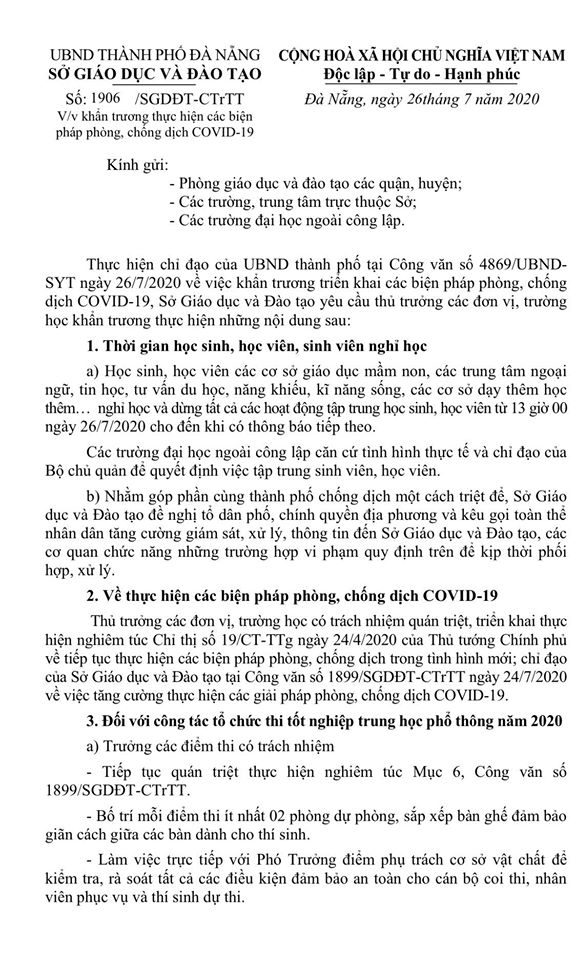
#> input picture data-test/4_1.jpg, 576 x 960 px
$ python -i image_ops.py   (imports and definitions only)
#> lines starting #> are read from the running program, lines starting #| are printed output that depends on the picture; after the words box and inside, x2 and y2 are one past the last pixel; in counts of white or black regions, pixels touching at a corner belong together
#> further down, picture is the input picture: PIL image 576x960 RGB; min 0, max 255, mean 232.3
from __future__ import annotations

import io
import math
from typing import Tuple

import cv2
import numpy as np
from PIL import Image


def _resize_long_edge(img: np.ndarray, max_dim: int) -> np.ndarray:
    """
    Resize image keeping aspect ratio, only if larger than max_dim.
    """
#> called with max_dim = 2000
    h, w = img.shape[:2]
#> h = 960; w = 576
    scale = min(1.0, float(max_dim) / max(h, w))
#> scale = 1
    if scale < 1.0:
        new_size = (int(w * scale), int(h * scale))
        img = cv2.resize(img, new_size, interpolation=cv2.INTER_AREA)
    return img


def _rotate_image_with_padding(img: np.ndarray, angle: float) -> np.ndarray:
    """
    Rotate image without cropping. Calculates canvas size to fit rotated image.
    """
    if abs(angle) < 0.1:  # Skip if angle too small
        return img

    h, w = img.shape[:2]
    # Convert angle to radians
    angle_rad = math.radians(angle)

    # Calculate new canvas size to fit rotated image
    cos_a = abs(math.cos(angle_rad))
    sin_a = abs(math.sin(angle_rad))
    new_w = int(h * sin_a + w * cos_a)
    new_h = int(h * cos_a + w * sin_a)

    # Center of original and new image
    center_x, center_y = w / 2, h / 2
    new_center_x, new_center_y = new_w / 2, new_h / 2

    # Create rotation matrix
    rot_mat = cv2.getRotationMatrix2D((center_x, center_y), angle, 1.0)
    # Adjust translation to center in new canvas
    rot_mat[0, 2] += new_center_x - center_x
    rot_mat[1, 2] += new_center_y - center_y

    # Rotate with padding (BORDER_CONSTANT with white background)
    rotated = cv2.warpAffine(
        img,
        rot_mat,
        (new_w, new_h),
        flags=cv2.INTER_LINEAR,
        borderMode=cv2.BORDER_CONSTANT,
        borderValue=(255, 255, 255) if len(img.shape) == 3 else 255
    )

    return rotated


def preprocess_pil(
    pil_img: Image.Image,
    max_dim: int = 2000,
    enable_deskew: bool = True,
    deskew_threshold: float = 2.0
) -> Tuple[Image.Image, bytes]:
    """
    Preprocess image: resize, optional deskew (with padding), denoise, contrast.

    Args:
        pil_img: Input PIL image
        max_dim: Maximum dimension (long edge) after resize
        enable_deskew: Whether to apply deskew correction
        deskew_threshold: Minimum angle (degrees) to apply deskew

    Returns:
        Tuple of (processed PIL image, PNG bytes)
    """
    pil_rgb = pil_img.convert("RGB")
    np_img = np.array(pil_rgb)

    # Resize if needed (preserves aspect ratio)
    np_img = _resize_long_edge(np_img, max_dim)

    # Optional deskew with padding to prevent cropping
    if enable_deskew:
        gray = cv2.cvtColor(np_img, cv2.COLOR_RGB2GRAY)
        denoised = cv2.fastNlMeansDenoising(gray, h=10)

        # Detect skew angle
        _, thresh = cv2.threshold(denoised, 0, 255, cv2.THRESH_BINARY + cv2.THRESH_OTSU)
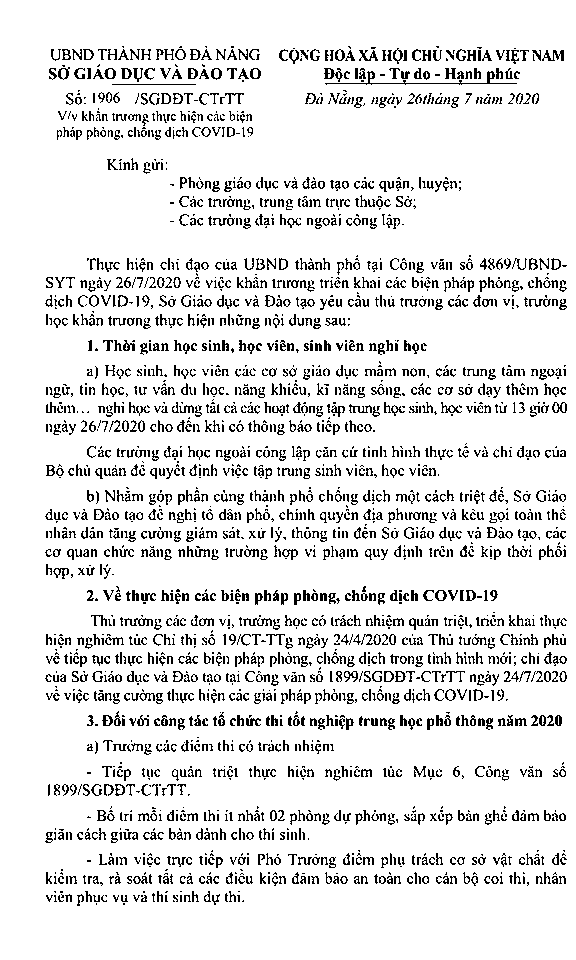
#> thresh: shape (960, 576); 89.7% white; black in thin lines or dots, all inside (x1, y1, x2, y2) = (45, 46, 567, 906)
        coords = np.column_stack(np.where(thresh > 0))
#> coords = 496152 pairs, first value 0 to 959, second value 0 to 575

        angle = 0.0
        if coords.size:
            rect = cv2.minAreaRect(coords)
#> rect = ((479.5, 287.5), (575, 959), -90)
            detected_angle = rect[-1]
#> detected_angle = -90
            if detected_angle < -45:
                angle = -(90 + detected_angle)
#> angle = 0
            else:
                angle = -detected_angle

        # Only apply if angle is significant
        if abs(angle) >= deskew_threshold:
            np_img = _rotate_image_with_padding(np_img, angle)
        # else: angle too small, skip rotation

    # Boost contrast slightly
    lab = cv2.cvtColor(np_img, cv2.COLOR_RGB2LAB)
#> lab: shape (960, 576, 3); mean of channels 0, 1, 2 233.3, 128, 128
    l, a, b = cv2.split(lab)
#> a: shape (960, 576); every value is 128
    clahe = cv2.createCLAHE(clipLimit=2.0, tileGridSize=(8, 8))
    l = clahe.apply(l)
    lab = cv2.merge((l, a, b))
#> lab: shape (960, 576, 3); mean of channels 0, 1, 2 229.4, 128, 128
    enhanced = cv2.cvtColor(lab, cv2.COLOR_LAB2RGB)

    final_pil = Image.fromarray(enhanced)
    buf = io.BytesIO()
    final_pil.save(buf, format="PNG")
    return final_pil, buf.getvalue()

>>> from PIL import Image
>>> picture = Image.open('../../data-test/4_1.jpg')
>>> result = preprocess_pil(picture)

$ run again, on data-test/4_2.jpg
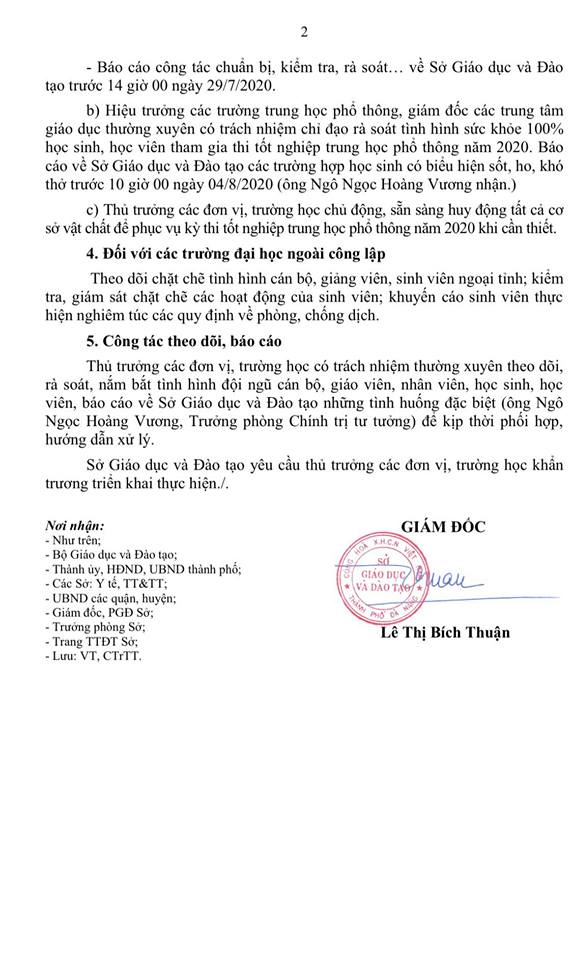
#> input picture data-test/4_2.jpg, 572 x 960 px
#> picture is the input picture: PIL image 572x960 RGB; mean R, G, B 240.6, 240.4, 240.5
#> in preprocess_pil, `_, thresh = cv2.threshold(denoised, 0, 255, cv2.THRESH_BINARY + cv2.TH..`:
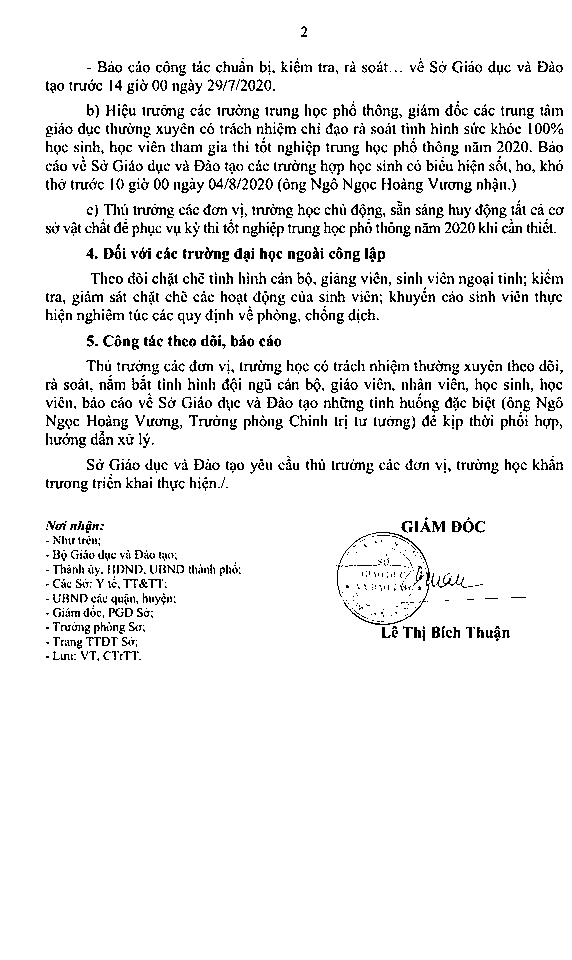
#> thresh: shape (960, 572); 93.3% white; black in thin lines or dots, all inside (x1, y1, x2, y2) = (46, 26, 564, 661)
#> coords = 512530 pairs, first value 0 to 959, second value 0 to 571
#> rect = ((479.5, 285.5), (571, 959), -90)
#> detected_angle = -90
#> angle = 0
